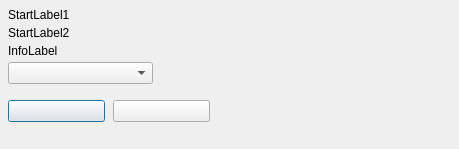
<?xml version="1.0" encoding="UTF-8"?>
<ui version="4.0">
  <class>SelectCDDriveToMountForm</class>
  <widget class="QDialog" name="SelectCDDriveToMountForm">
    <property name="geometry"><rect><x>0</x><y>0</y><width>459</width><height>149</height></rect></property>
    <property name="windowTitle"><string>SelectCDDriveToMountForm</string></property>
    <property name="vclBorderStyle" stdset="0"><string notr="true">bsDialog</string></property>
    <property name="vclPosition" stdset="0"><string notr="true">poOwnerFormCenter</string></property>
    <property name="vclDesignWidth" stdset="0"><number>459</number></property>
    <property name="vclDesignHeight" stdset="0"><number>149</number></property>
    <layout class="QVBoxLayout" name="SelectCDDriveToMountForm_Layout" stretch="0,0,0,1">
      <property name="leftMargin"><number>8</number></property>
      <property name="topMargin"><number>8</number></property>
      <property name="rightMargin"><number>8</number></property>
      <property name="bottomMargin"><number>8</number></property>
      <property name="spacing"><number>0</number></property>
      <item>
        <layout class="QGridLayout" name="SelectCDDriveToMountForm_Section1" columnstretch="0,1">
          <property name="leftMargin"><number>0</number></property>
          <property name="topMargin"><number>0</number></property>
          <property name="rightMargin"><number>0</number></property>
          <property name="bottomMargin"><number>0</number></property>
          <property name="horizontalSpacing"><number>8</number></property>
          <property name="verticalSpacing"><number>4</number></property>
          <item row="0" column="0" colspan="2">
            <widget class="QLabel" name="StartLabel1">
              <property name="text"><string>StartLabel1</string></property>
              <property name="textFormat"><enum>Qt::PlainText</enum></property>
              <property name="alignment"><set>Qt::AlignLeft|Qt::AlignTop</set></property>
            </widget>
          </item>
          <item row="1" column="0" colspan="2">
            <widget class="QLabel" name="StartLabel2">
              <property name="text"><string>StartLabel2</string></property>
              <property name="textFormat"><enum>Qt::PlainText</enum></property>
              <property name="alignment"><set>Qt::AlignLeft|Qt::AlignTop</set></property>
            </widget>
          </item>
          <item row="2" column="0" colspan="2">
            <widget class="QLabel" name="InfoLabel">
              <property name="text"><string>InfoLabel</string></property>
              <property name="textFormat"><enum>Qt::PlainText</enum></property>
              <property name="wordWrap"><bool>true</bool></property>
              <property name="alignment"><set>Qt::AlignLeft|Qt::AlignTop</set></property>
            </widget>
          </item>
          <item row="3" column="0" alignment="Qt::AlignLeft">
            <widget class="QComboBox" name="DriveComboBox">
              <property name="editable"><bool>false</bool></property>
              <property name="maxVisibleItems"><number>8</number></property>
              <property name="minimumSize"><size><width>145</width><height>0</height></size></property>
            </widget>
          </item>
          <item row="0" column="1">
            <spacer name="SelectCDDriveToMountForm_Section1_HFill">
              <property name="orientation"><enum>Qt::Horizontal</enum></property>
              <property name="sizeHint" stdset="0"><size><width>0</width><height>0</height></size></property>
            </spacer>
          </item>
        </layout>
      </item>
      <item>
        <spacer name="SelectCDDriveToMountForm_Gap1">
          <property name="orientation"><enum>Qt::Vertical</enum></property>
          <property name="sizeType"><enum>QSizePolicy::Fixed</enum></property>
          <property name="sizeHint" stdset="0"><size><width>0</width><height>16</height></size></property>
        </spacer>
      </item>
      <item>
        <layout class="QGridLayout" name="SelectCDDriveToMountForm_Section2" columnstretch="0,0,1">
          <property name="leftMargin"><number>0</number></property>
          <property name="topMargin"><number>0</number></property>
          <property name="rightMargin"><number>0</number></property>
          <property name="bottomMargin"><number>0</number></property>
          <property name="horizontalSpacing"><number>8</number></property>
          <property name="verticalSpacing"><number>4</number></property>
          <item row="0" column="0" alignment="Qt::AlignLeft">
            <widget class="QPushButton" name="OKButton">
              <property name="text"><string /></property>
              <property name="autoDefault"><bool>false</bool></property>
              <property name="vclKind" stdset="0"><string notr="true">bkOK</string></property>
              <property name="default"><bool>true</bool></property>
              <property name="vclModalResult" stdset="0"><string notr="true">mrOk</string></property>
              <property name="vclOnClick" stdset="0"><string notr="true">OKButtonClick</string></property>
              <property name="minimumSize"><size><width>97</width><height>0</height></size></property>
            </widget>
          </item>
          <item row="0" column="1" alignment="Qt::AlignLeft">
            <widget class="QPushButton" name="CancelButton">
              <property name="text"><string /></property>
              <property name="autoDefault"><bool>false</bool></property>
              <property name="vclKind" stdset="0"><string notr="true">bkCancel</string></property>
              <property name="vclCancel" stdset="0"><bool>true</bool></property>
              <property name="vclModalResult" stdset="0"><string notr="true">mrCancel</string></property>
              <property name="minimumSize"><size><width>97</width><height>0</height></size></property>
            </widget>
          </item>
          <item row="0" column="2">
            <spacer name="SelectCDDriveToMountForm_Section2_HFill">
              <property name="orientation"><enum>Qt::Horizontal</enum></property>
              <property name="sizeHint" stdset="0"><size><width>0</width><height>0</height></size></property>
            </spacer>
          </item>
        </layout>
      </item>
      <item>
        <spacer name="SelectCDDriveToMountForm_VFill">
          <property name="orientation"><enum>Qt::Vertical</enum></property>
          <property name="sizeHint" stdset="0"><size><width>0</width><height>0</height></size></property>
        </spacer>
      </item>
    </layout>
  </widget>
  <tabstops>
    <tabstop>OKButton</tabstop>
    <tabstop>CancelButton</tabstop>
    <tabstop>DriveComboBox</tabstop>
  </tabstops>
  <resources>
    <include location="../../resources/dfend.qrc" />
  </resources>
  <connections />
</ui>
